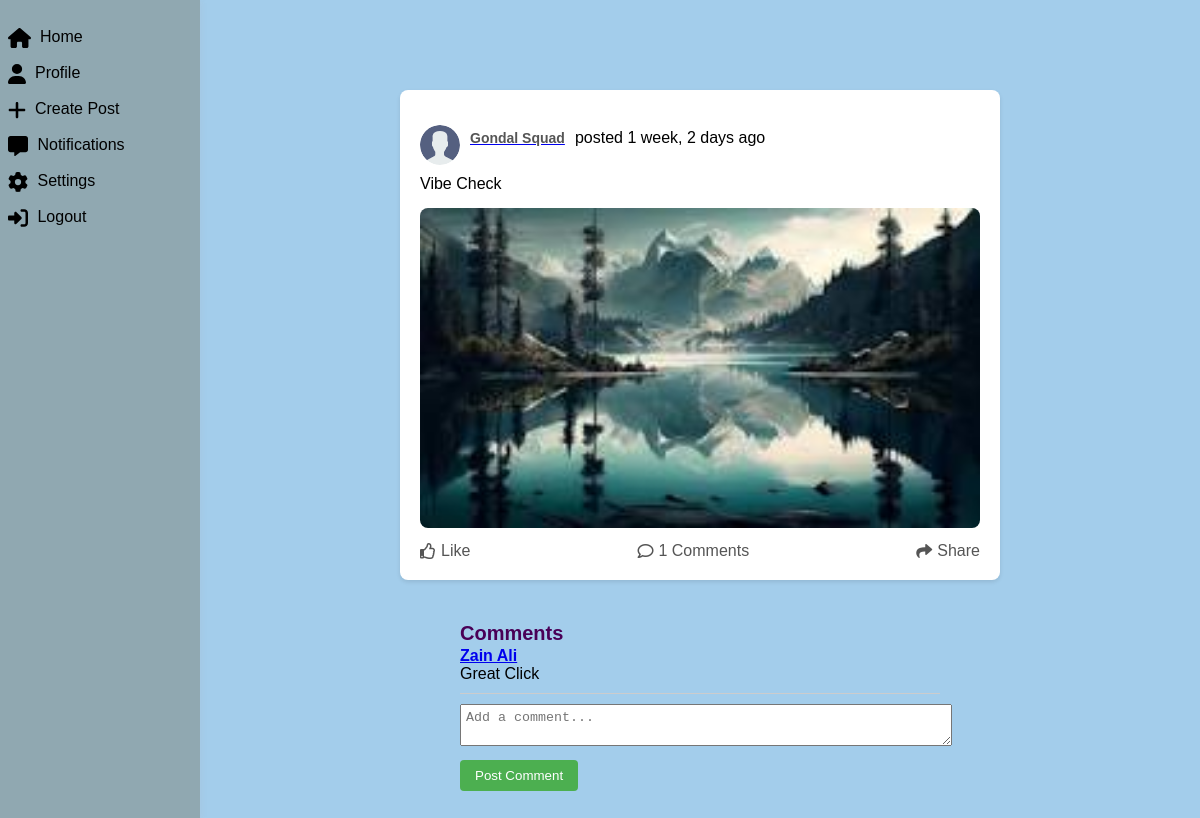
Page /post/6/ (signed in) on the earlier database version.
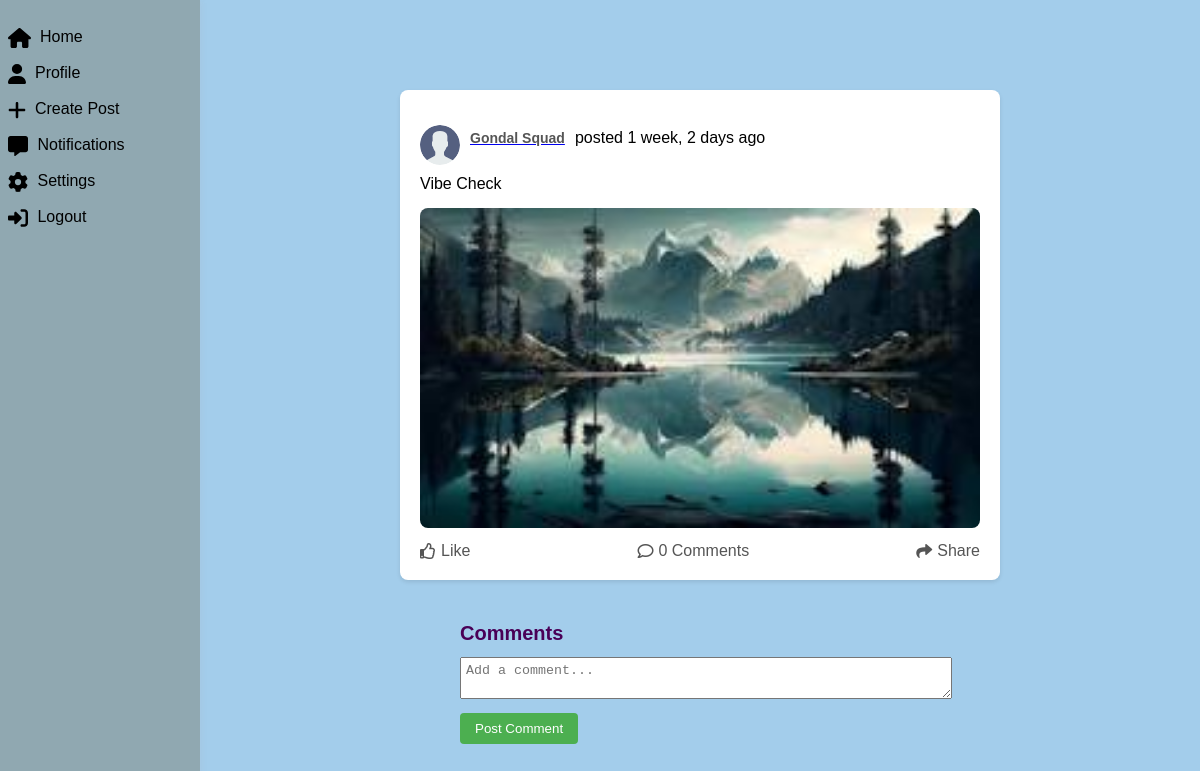
Same page on the later database version.
### socialapp/models.py (models this page shows, shortened)
class Post(models.Model):
    owner = models.ForeignKey(User, on_delete=models.CASCADE)
    desc = models.TextField(null=True, blank=True)
    tag = models.ForeignKey('Tag', null=True, on_delete=models.CASCADE)
    updated = models.DateTimeField(auto_now=True)
    created = models.DateTimeField(auto_now_add=True)
    image = models.ImageField(null=True, blank=True, default="default.jpg")
    class Meta:
        ordering = ['-updated', '-created']

class Comment(models.Model):
    owner = models.ForeignKey(User, on_delete=models.CASCADE)
    body = models.TextField()
    post = models.ForeignKey(Post, on_delete=models.CASCADE)
    updated = models.DateTimeField(auto_now=True)
    created = models.DateTimeField(auto_now_add=True)

class User(AbstractUser):
    name = models.CharField(max_length=200, null=True)
    username = models.CharField(max_length=200, unique=True, null=True)
    email = models.EmailField(unique=True, null=True)
    bio = models.TextField(null=True, blank=True)
    address = models.CharField(max_length=200, null=True, blank=True)
    gender = models.ForeignKey('Gender',null=True ,on_delete=models.CASCADE)
    phone_number = models.IntegerField(null=True, blank=True)
    profile_pic = models.ImageField(null=True, default="avatar.svg")

### socialapp/views.py (the view, shortened to what this page needs)
# urls.py: path('post/<str:pk>/', views.post, name='post'),
def post(request, pk):
    post = Post.objects.get(id=pk)
    post_comments = post.comment_set.all()
    context = {'post': post, 'post_comments': post_comments}
    return render(request, 'socialapp/post.html', context)

### socialapp/templates/socialapp/post.html (shortened to what this page needs)
{% extends "main.html" %}
{% block content %}
<div class="main-content">
    <div class="post">
      <div class="postchild">
          <div class="user-info">
              <img src="{{post.owner.profile_pic.url}}" alt="User Picture" class="user-pic">
              <a href="{% url 'profile' post.owner.id %}"><span>{{post.owner.name}}</a> posted {{post.created |timesince}} ago</span>
          </div>
      </div>
        <p>{{post.desc}}</p>
        <img src="{{post.image.url}}" alt="Sample Image">
        <div class="post-options">
            <a href="#">
                <i class="far fa-thumbs-up"></i> Like
            </a>
            <a href="#">
                <i class="far fa-comment"></i>{{post_comments.count}} Comments
            </a>
            <a href="#">
                <i class="fas fa-share"></i> Share
            </a>
        </div>
    </div>
    {% if request.user.is_authenticated %}
    <div class="comments">
        <h3>Comments</h3>
        {% for comment in post_comments %}
            <div class="comment">
                <a href="{% url 'profile' comment.owner.id %}"><strong>{{ comment.owner.name }}</strong></a>
                <span>{{ comment.body }}</span>
            </div>
        {% endfor %}
        <form method="post" action="">
            <textarea name="body" placeholder="Add a comment..." ></textarea>
            <button type="submit">Post Comment</button>
        </form>
    </div>
    {% endif %}
  </div>
{% endblock content %}

Differences in the rows shown:
no longer on this page (row edited): Comment: owner.name "Zain Ali", body "Great Click"
computed for Post "Vibe Check": count "1" → "0"
